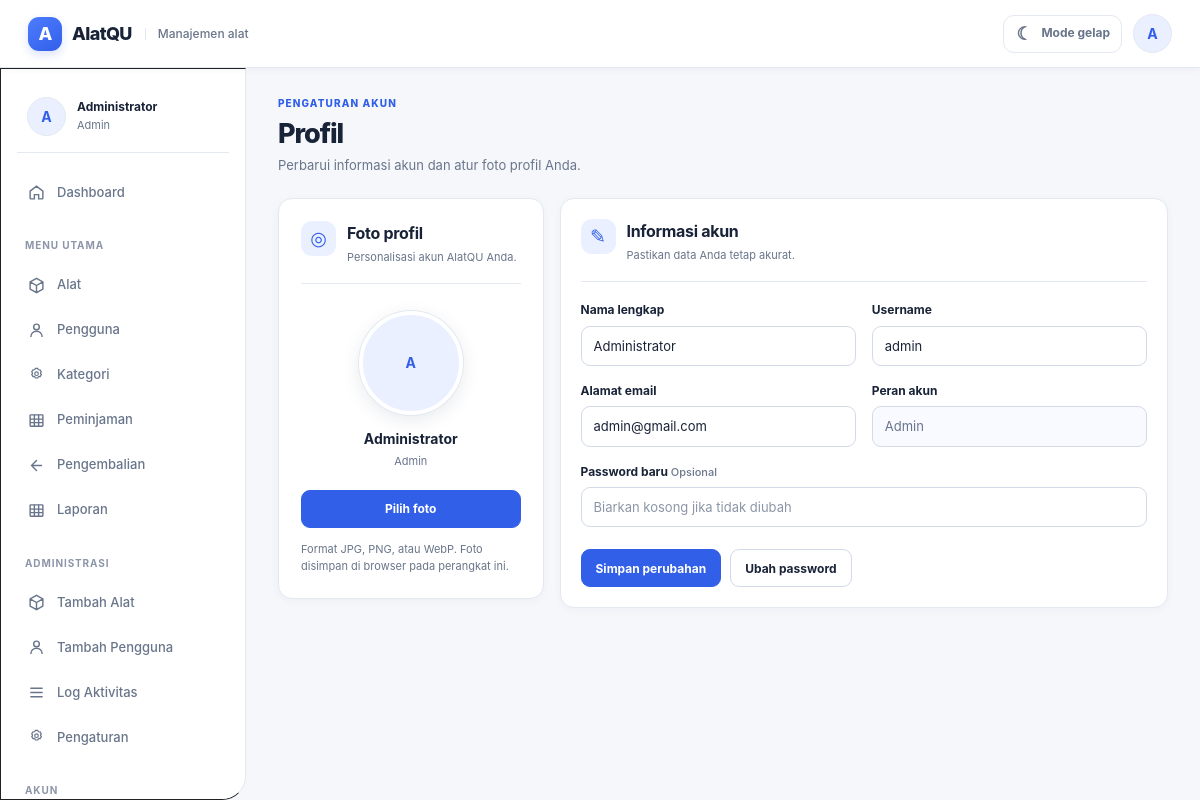
Page /index.php?route=profile (signed in) on the committed database.
### tables this page shows
CREATE TABLE users(
  id INT UNSIGNED AUTO_INCREMENT PRIMARY KEY,
  nama VARCHAR(120) NOT NULL,
  username VARCHAR(60) NOT NULL UNIQUE,
  email VARCHAR(120) NOT NULL UNIQUE,
  password VARCHAR(255) NOT NULL,
  role_id TINYINT UNSIGNED NOT NULL,
  status ENUM('Aktif','Nonaktif') NOT NULL DEFAULT 'Aktif',
  created_at TIMESTAMP DEFAULT CURRENT_TIMESTAMP,
  updated_at TIMESTAMP DEFAULT CURRENT_TIMESTAMP ON UPDATE CURRENT_TIMESTAMP,
  INDEX idx_users_role(role_id),
  INDEX idx_users_status(status),
  CONSTRAINT fk_users_role FOREIGN KEY(role_id) REFERENCES roles(id)
);

CREATE TABLE roles(
  id TINYINT UNSIGNED AUTO_INCREMENT PRIMARY KEY,
  nama_role VARCHAR(30) NOT NULL UNIQUE
);

### controllers/UserProfileController.php (called while the page is built)
<?php
require_once __DIR__.'/../config/database.php';require_once __DIR__.'/../helpers/auth.php';require_once __DIR__.'/../helpers/redirect.php';require_once __DIR__.'/../helpers/validation.php';require_once __DIR__.'/../models/User.php';
class UserProfileController{public function index(){require_login();$db=Database::getConnection();$model=new User($db);$user=$model->find(current_user()['id']);$error=null;if($_SERVER['REQUEST_METHOD']==='POST'){verify_csrf();$d=['nama'=>trim($_POST['nama']??''),'username'=>trim($_POST['username']??''),'email'=>trim($_POST['email']??''),'role_id'=>(int)$user['role_id'],'status'=>$user['status'],'password'=>$_POST['password']??''];if(!$d['nama']||!$d['username']||!filter_var($d['email'],FILTER_VALIDATE_EMAIL))$error='Nama, username, dan email wajib valid.';elseif($d['password']&&strlen($d['password'])<6)$error='Password baru minimal 6 karakter.';elseif($model->exists('username',$d['username'],$user['id']))$error='Username sudah digunakan.';elseif($model->exists('email',$d['email'],$user['id']))$error='Email sudah digunakan.';else{$model->update($user['id'],$d);login_user($model->find($user['id']));flash('success','Profile berhasil diperbarui.');redirect('profile');}}require __DIR__.'/../views/profile/index.php';}public function password(){require_login();$db=Database::getConnection();$model=new User($db);$user=$model->find(current_user()['id']);$error=null;if($_SERVER['REQUEST_METHOD']==='POST'){verify_csrf();$old=$_POST['password_lama']??'';$new=$_POST['password_baru']??'';$confirm=$_POST['konfirmasi']??'';if(!password_verify($old,$user['password']))$error='Password lama salah.';elseif(strlen($new)<6)$error='Password baru minimal 6 karakter.';elseif($new!==$confirm)$error='Konfirmasi password tidak sama.';else{$model->update($user['id'],['nama'=>$user['nama'],'username'=>$user['username'],'email'=>$user['email'],'role_id'=>$user['role_id'],'status'=>$user['status'],'password'=>$new]);flash('success','Password berhasil diubah.');redirect('profile/password');}}require __DIR__.'/../views/profile/password.php';}}

### index.php (called while the page is built)
<?php
require __DIR__ . '/router.php';

### config/config.php (called while the page is built, shortened)
<?php
function base_url(string $path = ''): string
{
    $parts = explode('?', ltrim($path, '/'), 2);
    $route = trim($parts[0], '/');
    $url = APP_BASE . '/index.php';
    if ($route !== '') {
        $url .= '?route=' . rawurlencode($route);
    }
    return $url;
}
function e($value): string
{
    return htmlspecialchars((string)$value, ENT_QUOTES, 'UTF-8');
}

### helpers/auth.php (called while the page is built, shortened)
<?php
require_once __DIR__ . '/../config/config.php';
function current_user()
{
    return isset($_SESSION['user']) ? $_SESSION['user'] : null;
}

### models/User.php (called while the page is built, shortened)
<?php
class User {
    private $db; public function __construct(PDO $db) { $this->db = $db; }
    public function find(int $id){ $s=$this->db->prepare('SELECT u.*, r.nama_role AS role FROM users u JOIN roles r ON r.id=u.role_id WHERE u.id=?'); $s->execute([$id]); return $s->fetch() ?: null; }
}

### views/profile/index.php (the view, shortened to what this page needs)
<?php $title='Profil';require __DIR__.'/../layouts/header.php';require __DIR__.'/../layouts/navbar.php';require __DIR__.'/../layouts/sidebar.php';?>
<main class="content">
    <div class="page-head">
        <div><span class="eyebrow">PENGATURAN AKUN</span><h1>Profil</h1><p>Perbarui informasi akun dan atur foto profil Anda.</p></div>
    </div>
    <div class="profile-page-grid">
        <section class="card profile-photo-card" aria-labelledby="photoTitle">
            <div class="profile-card-heading"><span class="section-icon" aria-hidden="true">◎</span><div><h2 id="photoTitle">Foto profil</h2><p>Personalisasi akun AlatQU Anda.</p></div></div>
            <div class="profile-photo-preview">
                <div class="avatar avatar-large" data-profile-avatar>
                    <span class="avatar-fallback js-avatar-fallback" aria-hidden="true"><?=e(strtoupper(substr((string)($user['nama'] ?? 'U'), 0, 1)))?></span>
                </div>
                <strong><?=e($user['nama'])?></strong>
                <span class="muted"><?=e(ucfirst($user['role']))?></span>
            </div>
            <div class="profile-photo-actions">
                <label class="btn btn-primary" for="profilePhotoInput">Pilih foto</label>
            </div>
            <p class="helper-text">Format JPG, PNG, atau WebP. Foto disimpan di browser pada perangkat ini.</p>
        </section>
        <form class="card form-card profile-fields" method="post">
            <div class="profile-card-heading"><span class="section-icon" aria-hidden="true">✎</span><div><h2>Informasi akun</h2><p>Pastikan data Anda tetap akurat.</p></div></div>
            <div class="form-grid">
                <div class="field"><label for="profileNama">Nama lengkap</label><input class="input" id="profileNama" name="nama" value="<?=e($user['nama'])?>" autocomplete="name" required></div>
                <div class="field"><label for="profileUsername">Username</label><input class="input" id="profileUsername" name="username" value="<?=e($user['username'])?>" autocomplete="username" required></div>
                <div class="field"><label for="profileEmail">Alamat email</label><input class="input" id="profileEmail" name="email" type="email" value="<?=e($user['email'])?>" autocomplete="email" required></div>
                <div class="field"><label for="profileRole">Peran akun</label><input class="input" id="profileRole" value="<?=e(ucfirst($user['role']))?>" disabled></div>
                <div class="field full"><label for="profilePassword">Password baru <span class="label-optional">Opsional</span></label><input class="input" id="profilePassword" type="password" name="password" placeholder="Biarkan kosong jika tidak diubah" autocomplete="new-password"></div>
            </div>
            <div class="form-actions"><button class="btn btn-primary" type="submit">Simpan perubahan</button><a class="btn" href="<?=base_url('profile/password')?>">Ubah password</a></div>
        </form>
    </div>
</main>
<?php require __DIR__.'/../layouts/footer.php';?>

### views/layouts/navbar.php (shortened to what this page needs)
<header class="topbar">
    <a class="brand" href="<?=base_url('dashboard')?>" aria-label="AlatQU - Dashboard">
        <span class="brand-mark-text" aria-hidden="true">A</span>
        <span>AlatQU</span>
        <span class="brand-caption">Manajemen alat</span>
    </a>
    <div class="topbar-actions">
        <button class="theme-toggle" type="button" data-theme-toggle aria-label="Aktifkan mode gelap" title="Aktifkan mode gelap">
            <span class="theme-toggle-icon" data-theme-icon aria-hidden="true">☾</span>
            <span data-theme-label>Mode gelap</span>
        </button>
        <a class="profile-btn" href="<?=base_url('profile')?>" title="Profil" aria-label="Buka profil">
            <span class="avatar-fallback js-avatar-fallback" aria-hidden="true"><?=e(strtoupper(substr((string)(current_user()['nama'] ?? 'U'), 0, 1)))?></span>
        </a>
    </div>
</header>

### views/layouts/sidebar.php (shortened to what this page needs)
<?php
$navUser = current_user() ?: [];
$r = strtolower($navUser['role'] ?? '');
$route = isset($_GET['route']) ? strtolower(trim((string)$_GET['route'], '/')) : 'dashboard';
$section = explode('/', $route)[0] ?: 'dashboard';
$active = static function (array $names) use ($section): string { return in_array($section, $names, true) ? 'active' : ''; };
?>
<aside class="sidebar">
    <div class="sidebar-account">
        <div class="sidebar-avatar avatar">
            <span class="avatar-fallback js-avatar-fallback" aria-hidden="true"><?=e(strtoupper(substr((string)($navUser['nama'] ?? 'U'), 0, 1)))?></span>
        </div>
        <div class="sidebar-account-copy">
            <strong><?=e($navUser['nama'] ?? 'Pengguna')?></strong>
            <span><?=e(ucfirst($navUser['role'] ?? 'akun'))?></span>
        </div>
    </div>
    <nav aria-label="Navigasi utama">
        <a class="nav-item <?=$active(['dashboard'])?>" href="<?=base_url('dashboard')?>"><span class="nav-icon"><svg class="icon"><use href="<?=asset_url('icons/icons.svg')?>#home"></use></svg></span>Dashboard</a>
        <div class="nav-group-title">Menu utama</div>
        <a class="nav-item <?=$active(['alat'])?>" href="<?=base_url('alat')?>"><span class="nav-icon"><svg class="icon"><use href="<?=asset_url('icons/icons.svg')?>#box"></use></svg></span><?= $r === 'peminjam' ? 'Daftar Alat' : 'Alat' ?></a>
        <?php if ($r === 'admin'): ?>
            <a class="nav-item <?=$active(['users'])?>" href="<?=base_url('users')?>"><span class="nav-icon"><svg class="icon"><use href="<?=asset_url('icons/icons.svg')?>#user"></use></svg></span>Pengguna</a>
            <a class="nav-item <?=$active(['kategori'])?>" href="<?=base_url('kategori')?>"><span class="nav-icon"><svg class="icon"><use href="<?=asset_url('icons/icons.svg')?>#settings"></use></svg></span>Kategori</a>
        <?php endif; ?>
        <a class="nav-item <?=$active(['peminjaman'])?>" href="<?=base_url('peminjaman')?>"><span class="nav-icon"><svg class="icon"><use href="<?=asset_url('icons/icons.svg')?>#table"></use></svg></span><?= $r === 'peminjam' ? 'Peminjaman Saya' : 'Peminjaman' ?></a>
        <a class="nav-item <?=$active(['pengembalian'])?>" href="<?=base_url('pengembalian')?>"><span class="nav-icon"><svg class="icon"><use href="<?=asset_url('icons/icons.svg')?>#back"></use></svg></span>Pengembalian</a>
        <?php if (in_array($r, ['admin', 'petugas'], true)): ?>
            <a class="nav-item <?=$active(['laporan'])?>" href="<?=base_url('laporan')?>"><span class="nav-icon"><svg class="icon"><use href="<?=asset_url('icons/icons.svg')?>#table"></use></svg></span>Laporan</a>
        <?php endif; ?>
        <?php if ($r === 'admin'): ?>
            <div class="nav-group-title">Administrasi</div>
            <a class="nav-item" href="<?=base_url('alat/create')?>"><span class="nav-icon"><svg class="icon"><use href="<?=asset_url('icons/icons.svg')?>#box"></use></svg></span>Tambah Alat</a>
            <a class="nav-item" href="<?=base_url('users/create')?>"><span class="nav-icon"><svg class="icon"><use href="<?=asset_url('icons/icons.svg')?>#user"></use></svg></span>Tambah Pengguna</a>
            <a class="nav-item <?=$active(['log'])?>" href="<?=base_url('log')?>"><span class="nav-icon"><svg class="icon"><use href="<?=asset_url('icons/icons.svg')?>#menu"></use></svg></span>Log Aktivitas</a>
            <a class="nav-item <?=$active(['pengaturan'])?>" href="<?=base_url('pengaturan')?>"><span class="nav-icon"><svg class="icon"><use href="<?=asset_url('icons/icons.svg')?>#settings"></use></svg></span>Pengaturan</a>
        <?php endif; ?>
        <div class="nav-group-title">Akun</div>
    </nav>
</aside>

### assets/css/style.css (style rules this page uses)
:root { --primary:#2563EB;--secondary:#60A5FA;--white:#FFFFFF;--background:#EEF4FF;--success:#00BF63;--danger:#DD0606;--text:#101010;--border:#222;--shadow:0 12px 25px rgba(0,0,0,.14) }
* { box-sizing:border-box }
body { margin:0;font-family:"Trebuchet MS",Arial,sans-serif;background:var(--background);color:var(--text) }
a { text-decoration:none;color:inherit }
.topbar { height:72px;background:var(--primary);color:#fff;display:flex;align-items:center;padding:0 22px;gap:18px;position:fixed;top:0;left:0;right:0;z-index:20 }
.brand { display:flex;align-items:center;gap:10px;font-size:25px;font-weight:800 }
.profile-btn { margin-left:auto;color:#fff;border:2px solid #fff;border-radius:50%;width:43px;height:43px;display:grid;place-items:center;font-size:23px }
.sidebar { position:fixed;top:72px;bottom:18px;left:0;width:300px;background:#fff;border:1px solid #222;border-radius:0 0 24px 0;box-shadow:var(--shadow);padding:22px 15px;z-index:15;overflow:auto }
.nav-item { display:flex;align-items:center;gap:14px;padding:13px 17px;border-radius:30px;font-size:18px;margin:4px 0 }
.nav-icon { width:27px;text-align:center }
.nav-group-title { font-weight:800;margin:18px 14px 5px }
.content { padding:102px 32px 40px 332px;min-height:100vh;overflow-x:hidden }
.page-head { margin-bottom:28px }
.page-head h1 { font-size:36px;margin:0 0 4px }
.page-head p { margin:0;font-size:18px }
.card { background:#fff;border:1.5px solid #222;border-radius:26px;box-shadow:var(--shadow);padding:24px }
.btn { display:inline-flex;align-items:center;justify-content:center;gap:8px;border:1.5px solid #222;border-radius:18px;padding:11px 22px;font-weight:800;cursor:pointer;background:#fff;font-size:15px }
.btn-primary { background:var(--primary);color:#fff }
.form-card { max-width:850px }
.form-grid { display:grid;grid-template-columns:1fr 1fr;gap:18px }
.field { display:flex;flex-direction:column;gap:8px }
.field.full { grid-column:1/-1 }
.field label { font-weight:800 }
.input,.select,.textarea { width:100%;border:1.5px solid #333;background:#fff;border-radius:18px;padding:14px 16px;font-size:16px;outline:none }
.form-actions { display:flex;gap:15px;margin-top:24px }
.muted { color:#666 }
.icon { width:27px;height:27px;display:block;flex:0 0 auto }
.nav-item .icon { color:currentColor }

### rows in the picture
users: nama "A", nama "Administrator", role.nama_role "Admin", username "admin", email "admin@gmail.com"
